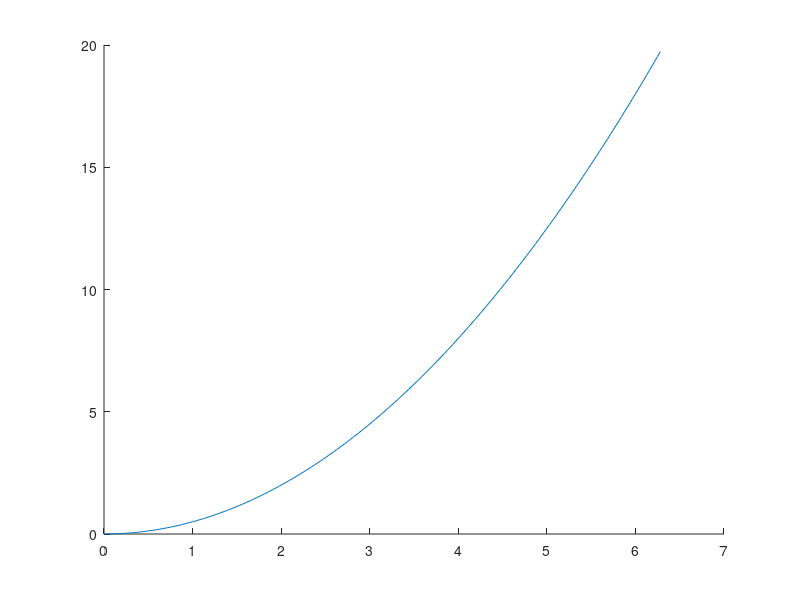

This chart was generated by the following MATLAB code:

% **********************************
% *                                *
% * 3 September, 2023              *
% * TED College                    *
% * Sub space Time Evolution,      *
% *                                *
% *                                *
% * Here I study the dynamics      *
% * of qubit-cavity system         *
% *                                *
% * Here, matrix C is based on     *
% * My own approach                *
% *                                *
% * Jaynes-Cummings Hamiltonian    *
% **********************************

tic 
clc ;   
hold on ;

% =======================================================================
% Constants:

T = 2 * pi ;             % Totoal Time, (2 * pi) for a complete rotation 
step = 1/32 ;            % Powers of 2 : 16, 32, 64, ...

alpha = 5 ;              % Degree of Coherency of alpha

dimension = 3 ;         % Dimension of bosonic subspace
qDimension = 2 ;         % Dimension of qubit subspace  

% =======================================================================
% Defining Annihilation and Creation Operators 

aI = eye(dimension) ;
vec = sqrt(1:dimension - 1) ;
a = diag(vec, 1) ;
ad = a' ;

qI = eye(qDimension) ;
qVec = sqrt(1:qDimension - 1) ;
sigma = diag(qVec, 1) ;
sigmad = sigma' ;

% =======================================================================
% Defining Annihilation and Creation Operators of Bosonic and Atomic Fields
% The Order of Subspaces is as follows:
% Atomic + Bosonic = Q + A 

I = kron(qI, aI) ;
Q = kron(sigma, aI) ;
A = kron(qI, a) ;

QD = Q';
AD = A';

ground = Q * QD ;
excited = QD * Q ;

% =======================================================================
% Defining the States

% First of all, let's define our pure states 
ket = zeros(dimension,1) ;
qKet = zeros(qDimension, 1) ;

ketZero = ket ;
ketZero(1) = 1;         % |0 > : ground state, [1, 0, 0, ...]

ketOne = ket ;
ketOne(2) = 1 ;         % |1 > : first excited state: [0, 1, 0, ...]

ketTwo = ket ;
ketTwo(3) = 1 ;         % |2 > : ground state, [0, 0, 1, ...]

ketThree = ket ;
ketThree(4) = 1 ;       % |3 > : ground state, [0, 0, 0, 1, ...]

qKetZero = qKet ;
qKetZero(1) = 1 ;       % |0 > : ground state, [1, 0, 0, ...]

qKetOne = qKet ;
qKetOne(2) = 1 ;

% This is just for test
% qKetTwo = qKet ;
% qKetTwo(3) = 1 ;

ketAlpha = exp(-0.5 * abs(alpha) ^ 2) * expm(alpha * ad) * expm(-conj(alpha) * a) * ketZero ;     % coherent state alpha

% state = kron(qKetZero * qKetZero', ketAlpha * ketAlpha') ;
% state = kron(qKetZero * qKetZero', ketOne * ketOne'); 
% state = kron(qKetZero * qKetZero', ketTwo * ketTwo'); 
state = kron(qKetOne * qKetOne', ketZero * ketZero'); 
% state = kron(qKetOne * qKetOne', ketOne * ketOne'); 
% state = kron(qKetTwo * qKetTwo', ketZero * ketZero');
% state = kron(qKetZero * qKetZero', ketZero * ketZero');

atom = cell(2, 2);
atom{1, 1} = ground ;
atom{1, 2} = Q ;
atom{2, 1} = QD ;
atom{2, 2} = excited ;


cavity = cell(2, 2);
cavity{1, 1} = I ;
cavity{1, 2} = A ;
cavity{2, 1} = AD ;
cavity{2, 2} = AD * A ;

C = cell(16, 1);

C{1} = atom{1} * cavity{1} ;
C{2} = atom{1} * cavity{2} ;
C{3} = atom{2} * cavity{1} ;
C{4} = atom{2} * cavity{2} ;
C{5} = atom{1} * cavity{3} ;
C{6} = atom{1} * cavity{4} ;
C{7} = atom{2} * cavity{3} ;
C{8} = atom{2} * cavity{4} ;
C{9} = atom{3} * cavity{1} ;
C{10} = atom{3} * cavity{2} ;
C{11} = atom{4} * cavity{1} ;
C{12} = atom{4} * cavity{2} ;
C{13} = atom{3} * cavity{3} ;
C{14} = atom{3} * cavity{4} ;
C{15} = atom{4} * cavity{3} ;
C{16} = atom{4} * cavity{4} ;

C_ini = zeros(16, 1) ;

for i = 1:16
        
    C_ini(i) = trace(state * C{i}) ;
end

% =======================================================================
% Lindbladian
X = zeros(16, 16) ;

X(2, 3) = -1 ;
X(6, 7) = -1 ;
X(7, 1) = +1 ;
X(8, 2) = +1 ;
X(10, 11) = -1 ;
X(14, 15) = -1 ;
X(15, 9) = +1 ;
X(16, 10) = +1 ;

% To calculate C2
lindbladian = 1i * X ;

% ======================================================================
% Main: Integral Method

Time = 0 : step : T ;   % total steps, we need this in our plot

resultC = zeros(round((1/step) * T), 1) ;     % C2 is stored here
  
counter = 1 ;
  
for time = 0:step:T
   
   co = expm(lindbladian * time) ;
   result = co * C_ini ;
  
   % Calculations regarding C2
   resultC(counter, 1) = result(6, 1) + result(16, 1) ;
   
   disp( " ================================================ " );
   disp( resultC(counter, 1) );
 
%    disp("I am here: ");
   disp(result);
    
   counter = counter + 1;
    
end

% =======================================================================
% Plot the Result                         

plot(Time, real(resultC));

elapsed_Time = toc ;
disp('Run Iime (minute):') ;
disp(elapsed_Time / 60);








